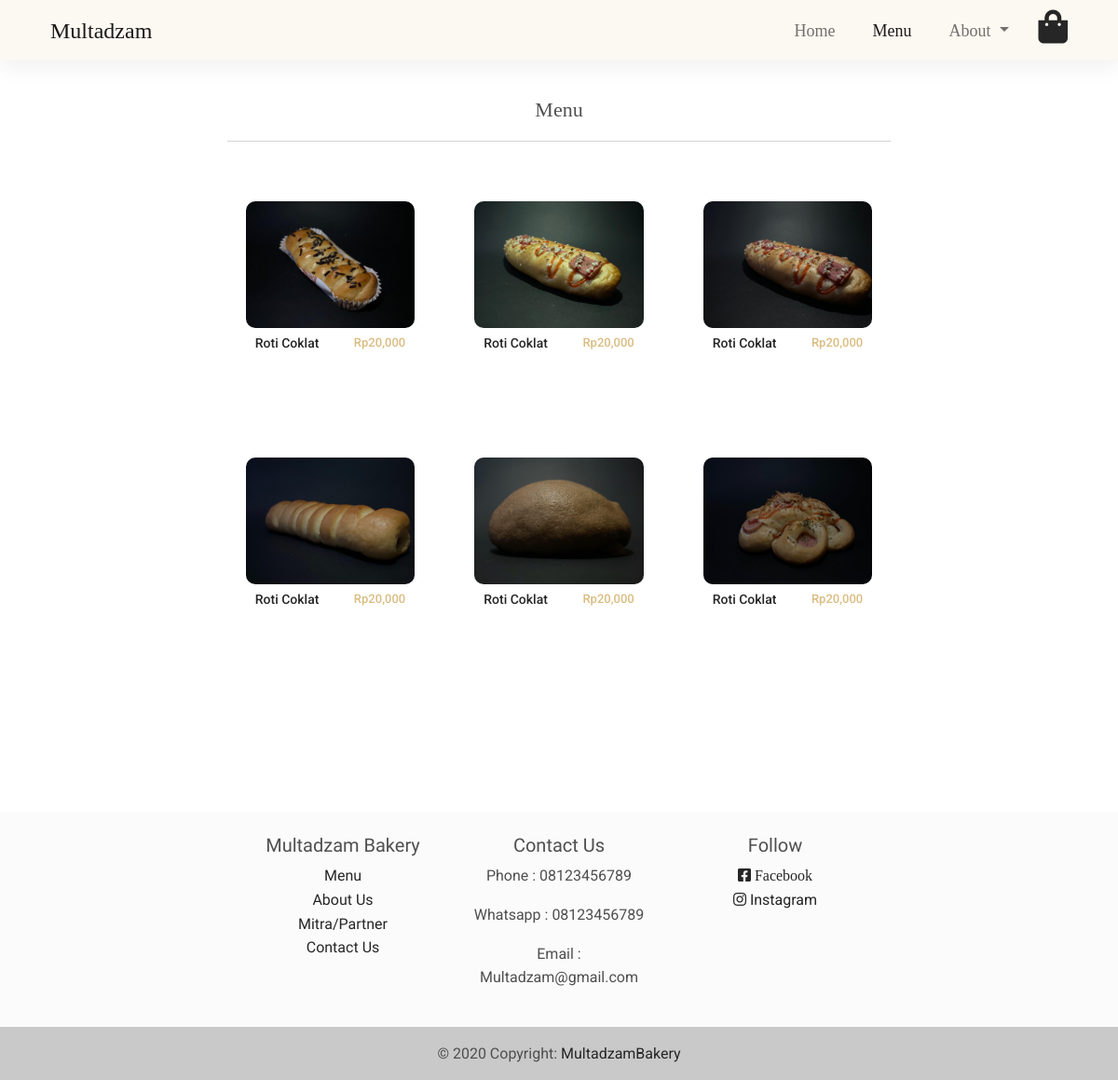
Page /menu.php on the earlier database version.
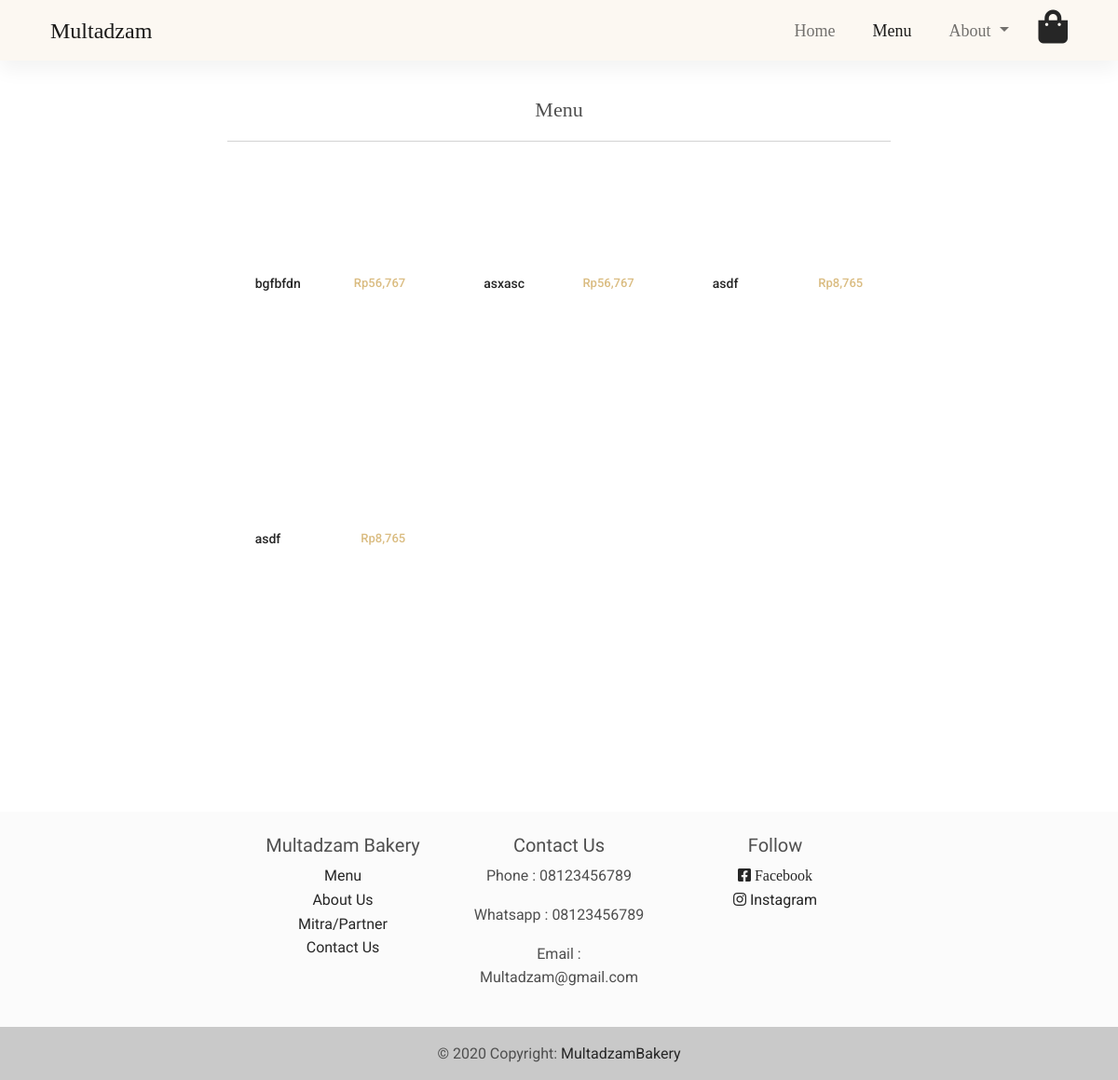
Same page on the later database version.
### tables this page shows
CREATE TABLE `produk` (
  `id_produk` int(11) NOT NULL,
  `nama_produk` varchar(300) NOT NULL,
  `harga_produk` int(11) NOT NULL,
  `deskripsi_produk` text NOT NULL,
  `gambar_produk` varchar(300) NOT NULL
);

### web/admin/functions.php (called while the page is built, shortened)
<?php
$conn = mysqli_connect("localhost", "root", "", "multadzambakery");
function query($query)
{
	global $conn;
	$result = mysqli_query($conn, $query);
	$rows = [];
	while ($row = mysqli_fetch_assoc($result)) {
		$rows[] = $row;
	}
	return $rows;
}

### web/menu.php (the view, shortened to what this page needs)
<?php
require 'admin/functions.php';
$produks = query("SELECT * FROM produk");
?>
<!DOCTYPE html>
<html lang="en">
<head>
    <link rel="stylesheet" href="https://use.fontawesome.com/releases/v5.11.2/css/all.css" />
    <link rel="stylesheet" href="css/mdb.min.css" />
    <link rel="stylesheet" href="css/navbar.css">
    <link rel="stylesheet" href="css/index.css">
</head>
<body>
    <nav class="navbar navbar-expand-lg navbar-light fixed-top">
        <div class="container">
            <div class="container-fluid">
                <div class="collapse navbar-collapse" id="navbarSupportedContent">
                    <a class="navbar-brand" href="#">Multadzam</a>
                    <ul class="navbar-nav ms-auto mb-2 mb-lg-0">
                        <li class="nav-item me-4">
                            <a class="nav-link" aria-current="page" href="index.php">Home</a>
                        </li>
                        <li class="nav-item me-4">
                            <a class="nav-link  active" href="menu.php">Menu</a>
                        </li>
                        <li class="nav-item dropdown me-4">
                            <a class="nav-link dropdown-toggle" href="#" id="navbarDropdown" role="button" data-mdb-toggle="dropdown" aria-expanded="false">
                                About
                            </a>
                        </li>
                        <li><a href="" class="link-dark"><i class=" fas fa-shopping-bag fa-2x"></i></a></li>
                    </ul>
                </div>
            </div>
        </div>
    </nav>
    <div class="container" style="margin-top: 100px;">
        <div class="container" style="width:66%; background-color:white; margin-left:17%">
            <div class="mx-auto" style="text-align: center; font-family: 'Cormorant Upright', serif; font-size: 22px;">
                Menu
            </div>
            <hr>
            <div class="row">
                <?php foreach ($produks as $produk) : ?>
                    <div class="col-md-4 " style="text-align: center;">
                        <div class="row mt-5 mx-2" style="height: 150px;">
                            <div class="col-md-12">
                                <a href="produk.php?id_produk=<?= $produk['id_produk']; ?>">
                                    <div class="bg-image hover-zoom">
                                        <img style="border-radius: 10px" src="img/foto_produk/<?= $produk['gambar_produk']; ?>" alt="" class="w-100" />
                                    </div>
                                </a>
                            </div>
                            <div class="col-md-12 mt-2">
                                <div class="row">
                                    <div class="col-md-6">
                                        <a href="produk.php?id_produk=<?= $produk['id_produk']; ?>">
                                            <h5 class="text-dark" style="font-size: 14px; text-align:start; margin-left:10px;"><?= $produk['nama_produk']; ?></h5>
                                        </a>
                                    </div>
                                    <div class="col-md-6">
                                        <a href="produk.php?id_produk=<?= $produk['id_produk']; ?>">
                                            <h5 style="font-size: 13px; text-align:end; color:#DABC81; margin-right:10px;">Rp<?= number_format($produk['harga_produk']); ?></h5>
                                        </a>
                                    </div>
                                </div>
                            </div>
                        </div>
                        <br><br><br>
                    </div>
                <?php endforeach; ?>
            </div>
        </div><br><br>
    </div><br><br><br><br>
    <footer class="bg-light text-center text-lg-start">
        <div class="container p-4" style="width:60%; text-align:center">
            <div class="row">
                <div class="col-lg-4 col-md-6 mb-4 mb-md-0">
                    <h5 style="font-family: 'Jomolhari', serif;">Multadzam Bakery</h5>
                    <ul class="list-unstyled mb-0">
                        <li>
                            <a href="menu.php" class="text-dark" style="font-family: 'Ibarra Real Nova', serif;">Menu</a>
                        </li>
                        <li>
                            <a href="about.php" class="text-dark" style="font-family: 'Ibarra Real Nova', serif;">About Us</a>
                        </li>
                        <li>
                            <a href="mitra.php" class="text-dark" style="font-family: 'Ibarra Real Nova', serif;">Mitra/Partner</a>
                        </li>
                        <li>
                            <a href="contact.php" class="text-dark" style="font-family: 'Ibarra Real Nova', serif;">Contact Us</a>
                        </li>
                    </ul>
                </div>
                <div class="col-lg-4 col-md-6 mb-4 mb-md-0">
                    <h5 style="font-family: 'Jomolhari', serif;">Contact Us</h5>
                    <ul class="list-unstyled mb-0">
                        <li>
                            <p>Phone : 08123456789</p>
                        </li>
                        <li>
                            <p>Whatsapp : 08123456789</p>
                        </li>
                        <li>
                            <p>Email : Multadzam@gmail.com</p>
                        </li>
                    </ul>
                </div>
                <div class="col-lg-4 col-md-6 mb-4 mb-md-0">
                    <h5 style="font-family: 'Jomolhari', serif;">Follow</h5>
                    <ul class="list-unstyled">
                        <li>
                            <a href="#!" class="text-dark"><i class="fab fa-facebook-square"> Facebook</i></a>
                        </li>
                        <li>
                            <a href="#!" class="text-dark"><i class="fab fa-instagram"></i> Instagram</a>
                        </li>
                    </ul>
                </div>
            </div>
        </div>
        <div class="text-center p-3" style="background-color: rgba(0, 0, 0, 0.2)">
            © 2020 Copyright:
            <a class="text-dark" href="index.php">MultadzamBakery</a>
        </div>
    </footer>
</body>
</html>

### web/css/navbar.css (style rules this page uses)
.navbar { background-color: #fcf8f2; font-family: "Cormorant Upright", serif; font-size: 18px; }
.navbar-brand { font-size: 24px; }

Differences in the rows shown:
removed produk: gambar_produk (picture), nama_produk "Roti Coklat", harga_produk "20,000"
removed produk: gambar_produk (picture), nama_produk "Roti Coklat", harga_produk "20,000"
removed produk: gambar_produk (picture), nama_produk "Roti Coklat", harga_produk "20,000"
removed produk: gambar_produk (picture), nama_produk "Roti Coklat", harga_produk "20,000"
removed produk: gambar_produk (picture), nama_produk "Roti Coklat", harga_produk "20,000"
removed produk: gambar_produk (picture), nama_produk "Roti Coklat", harga_produk "20,000"
added produk: nama_produk "bgfbfdn", harga_produk "56,767"
added produk: nama_produk "asxasc", harga_produk "56,767"
added produk: nama_produk "asdf", harga_produk "8,765"
added produk: nama_produk "asdf", harga_produk "8,765"
